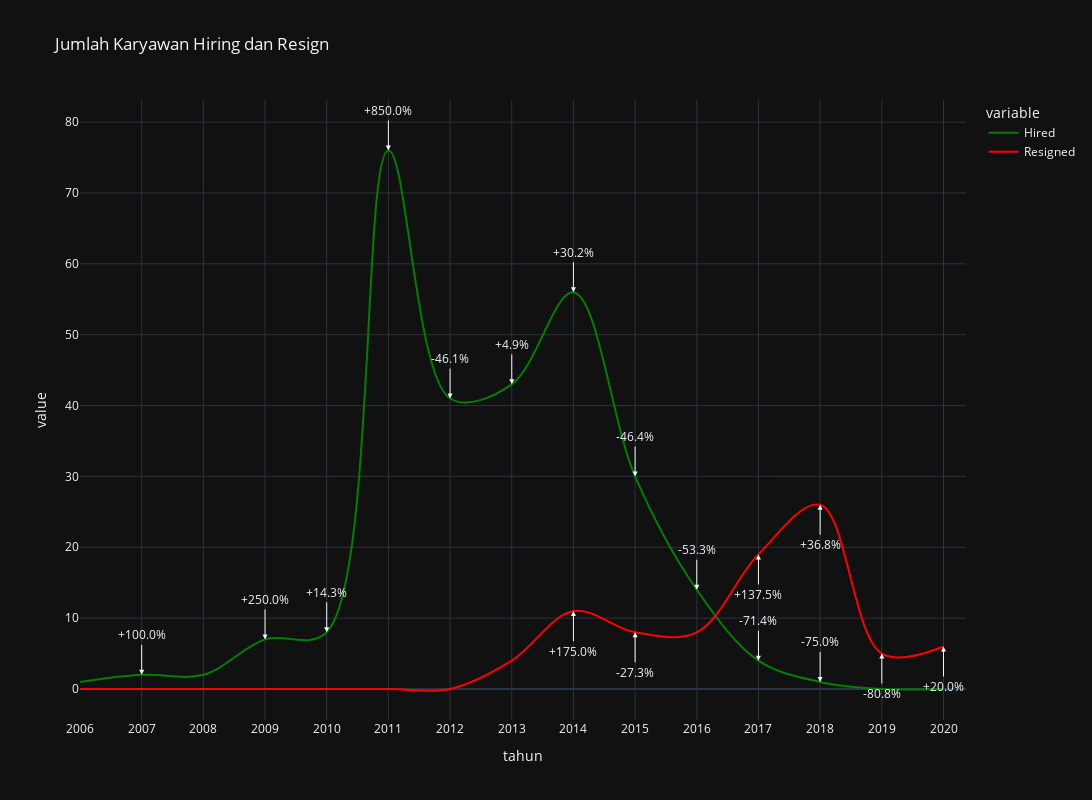

Notebook code cell kept with this figure:
### Code cell
min_tahun = data_hiring_resign['tahun'].min()
max_tahun = data_hiring_resign['tahun'].max()
fig = px.line(data_hiring_resign, x='tahun', y=['Hired','Resigned'], title='Jumlah Karyawan Hiring dan Resign',
              template='plotly_dark',width=1200,height=800)
years = np.arange(min_tahun, max_tahun + 1)
fig.update_layout(xaxis={'tickvals':years, 'ticktext':years})
fig.data[0].line.smoothing = True
fig.data[0].line.shape = 'spline'
fig.data[0].line.color = 'green'
fig.data[1].line.smoothing = True
fig.data[1].line.shape = 'spline'
fig.data[1].line.color = 'red'
annotations = []
for i in range(1, len(data_hiring_resign)):
    jumlah_hire = data_hiring_resign.iloc[i]['Hired']
    jumlah_resign = data_hiring_resign.iloc[i]['Resigned']
    tahun = data_hiring_resign.iloc[i]['tahun']
    jumlah_hire_sebelumnya = data_hiring_resign.iloc[i-1]['Hired']
    jumlah_resign_sebelumnya = data_hiring_resign.iloc[i-1]['Resigned']
    if jumlah_hire != 0 and jumlah_hire_sebelumnya!=0:
        persentase_kenaikan_hire = (jumlah_hire - jumlah_hire_sebelumnya) / jumlah_hire_sebelumnya * 100
        if persentase_kenaikan_hire != 0:
            if persentase_kenaikan_hire >= 0:
                annotation_x = f'+{persentase_kenaikan_hire:.1f}%'
            else:
                annotation_x = f'{persentase_kenaikan_hire:.1f}%'
            annotations.append(dict(x=tahun, y=jumlah_hire, text=annotation_x, showarrow=True, arrowhead=2, ax=0, ay=-40))
    if jumlah_resign != 0 and jumlah_resign_sebelumnya!=0:
        persentase_kenaikan_y = (jumlah_resign - jumlah_resign_sebelumnya) / jumlah_resign_sebelumnya * 100
        if persentase_kenaikan_y != 0:
            if persentase_kenaikan_y >= 0:
                annotation_y = f'+{persentase_kenaikan_y:.1f}%'
            else:
                annotation_y = f'{persentase_kenaikan_y:.1f}%'
            annotations.append(dict(x=tahun, y=jumlah_resign, text=annotation_y, showarrow=True, arrowhead=2, ax=0, ay=40))
for annotation in annotations:
    fig.add_annotation(annotation)
fig.show()

### Figure 1 — Plotly figure (JSON) as saved in the notebook; plotly's stock layout.template omitted (floating-point values rounded to 4 significant figures)
{"data": [{"hovertemplate": "variable=Hired<br>tahun=%{x}<br>value=%{y}<extra></extra>", "legendgroup": "Hired", "line": {"color": "green", "dash": "solid", "shape": "spline", "smoothing": true}, "marker": {"symbol": "circle"}, "mode": "lines", "name": "Hired", "orientation": "v", "showlegend": true, "type": "scatter", "x": [2006, 2007, 2008, 2009, 2010, 2011, 2012, 2013, 2014, 2015, 2016, 2017, 2018, 2019, 2020], "xaxis": "x", "y": [1, 2, 2, 7, 8, 76, 41, 43, 56, 30, 14, 4, 1, 0, 0], "yaxis": "y"}, {"hovertemplate": "variable=Resigned<br>tahun=%{x}<br>value=%{y}<extra></extra>", "legendgroup": "Resigned", "line": {"color": "red", "dash": "solid", "shape": "spline", "smoothing": true}, "marker": {"symbol": "circle"}, "mode": "lines", "name": "Resigned", "orientation": "v", "showlegend": true, "type": "scatter", "x": [2006, 2007, 2008, 2009, 2010, 2011, 2012, 2013, 2014, 2015, 2016, 2017, 2018, 2019, 2020], "xaxis": "x", "y": [0, 0, 0, 0, 0, 0, 0, 4, 11, 8, 8, 19, 26, 5, 6], "yaxis": "y"}], "layout": {"annotations": [{"arrowhead": 2, "ax": 0, "ay": -40, "showarrow": true, "text": "+100.0%", "x": 2007, "y": 2}, {"arrowhead": 2, "ax": 0, "ay": -40, "showarrow": true, "text": "+250.0%", "x": 2009, "y": 7}, {"arrowhead": 2, "ax": 0, "ay": -40, "showarrow": true, "text": "+14.3%", "x": 2010, "y": 8}, {"arrowhead": 2, "ax": 0, "ay": -40, "showarrow": true, "text": "+850.0%", "x": 2011, "y": 76}, {"arrowhead": 2, "ax": 0, "ay": -40, "showarrow": true, "text": "-46.1%", "x": 2012, "y": 41}, {"arrowhead": 2, "ax": 0, "ay": -40, "showarrow": true, "text": "+4.9%", "x": 2013, "y": 43}, {"arrowhead": 2, "ax": 0, "ay": -40, "showarrow": true, "text": "+30.2%", "x": 2014, "y": 56}, {"arrowhead": 2, "ax": 0, "ay": 40, "showarrow": true, "text": "+175.0%", "x": 2014, "y": 11}, {"arrowhead": 2, "ax": 0, "ay": -40, "showarrow": true, "text": "-46.4%", "x": 2015, "y": 30}, {"arrowhead": 2, "ax": 0, "ay": 40, "showarrow": true, "text": "-27.3%", "x": 2015, "y": 8}, {"arrowhead": 2, "ax": 0, "ay": -40, "showarrow": true, "text": "-53.3%", "x": 2016, "y": 14}, {"arrowhead": 2, "ax": 0, "ay": -40, "showarrow": true, "text": "-71.4%", "x": 2017, "y": 4}, {"arrowhead": 2, "ax": 0, "ay": 40, "showarrow": true, "text": "+137.5%", "x": 2017, "y": 19}, {"arrowhead": 2, "ax": 0, "ay": -40, "showarrow": true, "text": "-75.0%", "x": 2018, "y": 1}, {"arrowhead": 2, "ax": 0, "ay": 40, "showarrow": true, "text": "+36.8%", "x": 2018, "y": 26}, {"arrowhead": 2, "ax": 0, "ay": 40, "showarrow": true, "text": "-80.8%", "x": 2019, "y": 5}, {"arrowhead": 2, "ax": 0, "ay": 40, "showarrow": true, "text": "+20.0%", "x": 2020, "y": 6}], "height": 800, "legend": {"title": {"text": "variable"}, "tracegroupgap": 0}, "title": {"text": "Jumlah Karyawan Hiring dan Resign"}, "width": 1200, "xaxis": {"anchor": "y", "domain": [0, 1], "ticktext": [2006, 2007, 2008, 2009, 2010, 2011, 2012, 2013, 2014, 2015, 2016, 2017, 2018, 2019, 2020], "tickvals": [2006, 2007, 2008, 2009, 2010, 2011, 2012, 2013, 2014, 2015, 2016, 2017, 2018, 2019, 2020], "title": {"text": "tahun"}}, "yaxis": {"anchor": "x", "domain": [0, 1], "title": {"text": "value"}}}}
